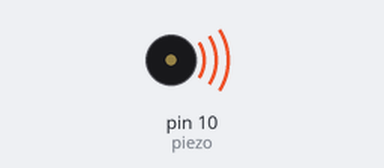
A sketch run on a simulated Arduino Uno, built with avr-gcc and run on an emulated ATmega328P. Shown: buzzer (waves = sounding).

Above: at 1.0 s.
At 5.5 s:
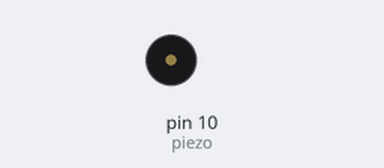
Timing chart, 0 to 6.9 s (numbered marks = the images above):
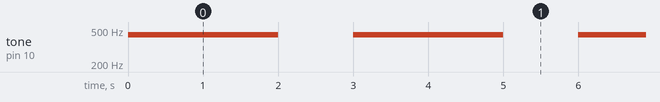

The sketch:

piezo.ino
```cpp
int piezo = 10;

void setup() {
    pinMode(piezo,OUTPUT);
}

void loop() {
    tone(piezo,440);            //Pin de salida, frecuencia en Hz
    delay(2000);
    noTone(piezo);              //Detiene el sonido
    delay(1000);
}
```

Measured:
- by itself, tone on pin 10 (piezo): alternates 440 Hz for 2.0 s and silent for 1.0 s
